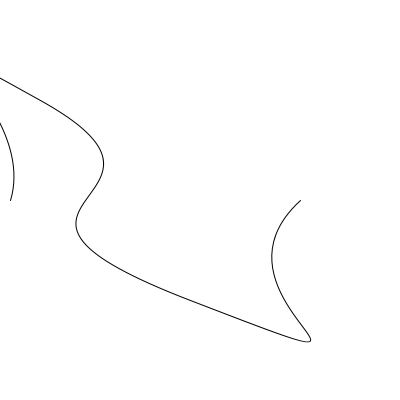
Frame 1 (no input)
Frame 60 (the mouse pressed at the canvas centre just before this capture): identical to frame 1, image omitted
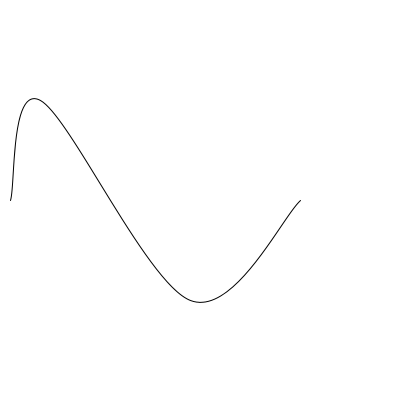
Frame 120 (the mouse held since frame 60 and released just before this capture)

The Processing sketch that drew these frames (run headless with seeded random() and noise(); from frame 60 on, the mouse is pressed at the canvas centre):

// Processing sketch: simple_curveTightness_example
// ── simple_curveTightness_example.pde
void setup() {
  size(400, 400);
  noFill();
}

void draw() {
  background(255);
  float tightness = map(mouseX, 0, width, -5, 5);
  curveTightness(tightness); // Play with these values to see the effect
  beginShape();
  curveVertex(10,  200);
  curveVertex(10,  200);
  curveVertex(40,  100);
  curveVertex(190, 300);
  curveVertex(300, 200);
  curveVertex(300, 200);
  endShape();
}
